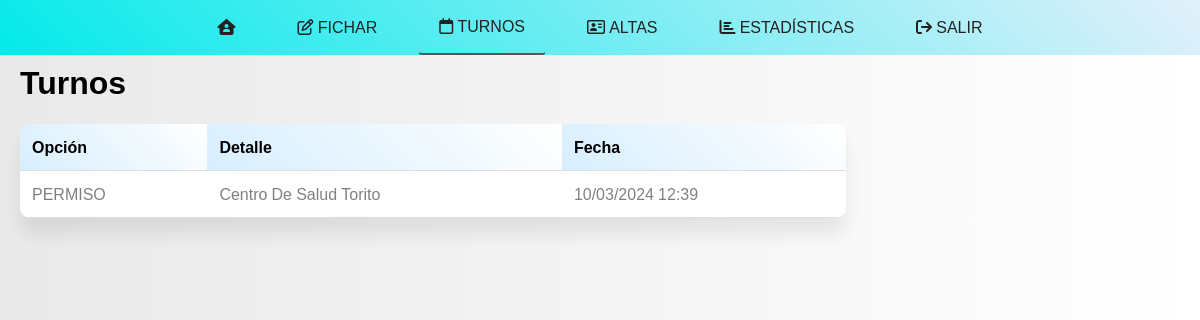
The page /ver_turnos (signed in) on the database its author committed.
### app.py (models this page shows, shortened)
class Turno(db.Model):
    id = db.Column(db.Integer, primary_key=True)
    usuario_id = db.Column(db.Integer, db.ForeignKey('user.id'), nullable=False)
    usuario = db.relationship('User', backref=db.backref('turnos', lazy=True))
    opcion = db.Column(db.String(10), nullable=False)
    sitio = db.Column(db.String(100))
    codigo_postal = db.Column(db.String(10))
    fecha_inicio = db.Column(db.DateTime, default=datetime.now)
    fecha_cierre = db.Column(db.DateTime)

### app.py (the view)
@app.route('/ver_turnos', methods=['GET'])
@login_required
def ver_turnos():
    turnos = Turno.query.filter_by(usuario_id=current_user.username).all()
    return render_template('ver_turnos.html', turnos=turnos, active_tab= 'ver_turnos')

### app.py (called while the page is built)
@login_manager.user_loader
def load_user(user_id):
    return User.query.get(int(user_id))

### templates/ver_turnos.html (shortened to what this page needs)
<!DOCTYPE html>
<html>
<head>
    <link rel="preload" href="{{ url_for('static', filename='font-awesome/css/all.min.css') }}" as="style" onload="this.onload=null;this.rel='stylesheet'">
    <link rel="stylesheet" type="text/css" href="{{ url_for('static', filename='styles.css') }}">
    <link rel="stylesheet" href="https://cdnjs.cloudflare.com/ajax/libs/font-awesome/6.5.1/css/all.min.css" integrity=xsha384-9HF2NvP+qcW7y+Q3PzCZI8dkxkX87CPvzALZ3KEU9e3+Em4sL0vo4o8r05a9kF2k">
    <link href="https://fonts.cdnfonts.com/css/noto-sans-medefaidrin" rel="stylesheet">
</head>
<body>
    {% include 'navbar.html'%}
    <div style="margin-top: 60px" class="container">
        <h1>Turnos</h1>
        <table>
            <tr>
                <th>Opción</th>
                <th>Detalle</th>
                <th>Fecha</th>
            </tr>
            {% for turno in turnos %}
            <tr>
                <td>{{ turno.opcion.upper() }}</td>
                <td>
                    {% if turno.opcion == 'permiso' %}
                        {{ turno.sitio }}
                    {% else %}
                        {{ turno.codigo_postal }}
                    {% endif %}
                </td>
                <td>{{ turno.fecha_inicio.strftime('%d/%m/%Y %H:%M') }}</td>
            </tr>
            {% endfor %}
        </table>
    </div>
</body>
</html>

### static/styles.css (style rules this page uses)
body { margin: 0; padding: 0; background-image: linear-gradient(90deg, #e9e9e9 0%, #ffffff 100%); font-family: 'Noto Sans Medefaidrin', sans-serif; }
.container { animation: transitionIn 0.55s; padding-left: 20px; }
table { border-collapse: collapse; width: 70%; border-radius: 10px; overflow: hidden; font-family: Lato; font-size: 16px; color: gray; float: left; box-shadow: 0 16px 17px rgba(0, 0, 0, 0.08); }
th, td { font-family: 'Noto Sans Medefaidrin', sans-serif; border-bottom: 1px solid #ddd; padding: 12px; text-align: left; }
th { font-family: 'Noto Sans Medefaidrin', sans-serif; background-image:linear-gradient(45deg, #d7eeff 0%, #ffffff 100%); color: rgb(0, 0, 0); }
tr:nth-child(odd) { font-family: 'Noto Sans Medefaidrin', sans-serif; background-color: #f8f6ff; }
tr:nth-child(even) { font-family: 'Noto Sans Medefaidrin', sans-serif; background-color: white; }

### rows shown on the page
Turno: opcion "PERMISO", sitio "Centro De Salud Torito", fecha_inicio "10/03/2024 12:39"
